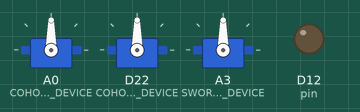
Recording of a sketch running on a simulated Arduino MKR. Shown: 3 × servo, output pins drawn as LEDs (lit = HIGH). WiFi joins after 1.5 s; servers stay silent unless stated; what the sketch prints to the serial monitor is not drawn.

Above: at 1.55 s.
Timing chart, 0 to 4.5 s (numbered marks = the images above):
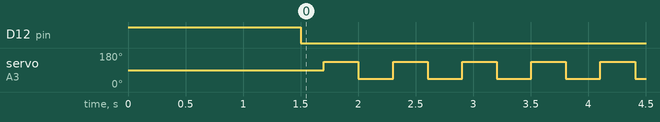

Measured:
- by itself, servo on A3 (SWORD_COHONES_POWER_DEVICE): alternates 135° for 0.30 s and 45° for 0.30 s

The sketch:

car.ino
```cpp
#include <ArduinoHttpClient.h>
#include <WiFiNINA.h>
#include <ArduinoJson.h>
#include <Servo.h>

char ssid[] = "KPT-Conference";
char pass[] = "E2ue6Tm&";
char serverAddress[] = "172.98.2.114"; // server address
char endpoint[] = "/v1/drive";

WiFiClient wifi;
HttpClient client = HttpClient(wifi, serverAddress);
int status = WL_IDLE_STATUS;

// Left Motor (A)
int COHON0_DRIVE_POWER_DEVICE = A0;
// Right Motor (B)
int COHON1_DRIVE_POWER_DEVICE = A7;

int SWORD_COHONES_POWER_DEVICE = A3;

int TRIG_DISTANCE = A1;
int ECHO_DISTANCE = A2;

int SPEED = 255;

Servo cochon0;
Servo cochon1;
Servo cochonesMegaGrandes;

int pin = 12;

int big_flippa = 0;
int cohone = 0;

void setup() {
  Serial.begin(9600);
  // while (!Serial);

  pinMode(pin, OUTPUT);
  digitalWrite(pin, HIGH);

  while (status != WL_CONNECTED) {
    Serial.print("Attempting to connect to Network named: ");
    Serial.println(ssid); // print the network name (SSID);

    // Connect to WPA/WPA2 network:
    status = WiFi.begin(ssid, pass);
  }

  digitalWrite(pin, LOW);

  Serial.println("Connected!");


  cochon0.attach(COHON0_DRIVE_POWER_DEVICE); // attach the servo to our servo object
  cochon0.write(90); // stop the motor

  cochon1.attach(COHON1_DRIVE_POWER_DEVICE);
  cochon1.write(90);

  cochonesMegaGrandes.attach(SWORD_COHONES_POWER_DEVICE);
  cochonesMegaGrandes.write(90);

  pinMode(TRIG_DISTANCE, OUTPUT); //Pin, do którego podłączymy trig jako wyjście
  pinMode(ECHO_DISTANCE, INPUT);

  // enable ports
  // pinMode(enA, OUTPUT);
  // pinMode(enB, OUTPUT);
  // pinMode(in1, OUTPUT);
  // pinMode(in2, OUTPUT);
  // pinMode(in3, OUTPUT);
  // pinMode(in4, OUTPUT);
}

void cochonesGrandes(int speedA, int speedB) {
  // if (speedA == 0) {
  //   digitalWrite(in1, LOW);
  //   digitalWrite(in2, LOW);
  // } else if (speedA > 0) {
  //   digitalWrite(in1, HIGH);
  //   digitalWrite(in2, LOW);
  // } else {
  //   digitalWrite(in1, LOW);
  //   digitalWrite(in2, HIGH);
  // }

  // if (speedB == 0) {
  //   digitalWrite(in3, LOW);
  //   digitalWrite(in4, LOW);
  // } else if (speedB > 0) {
  //   digitalWrite(in3, HIGH);
  //   digitalWrite(in4, LOW);
  // } else {
  //   digitalWrite(in3, LOW);
  //   digitalWrite(in4, HIGH);
  // }

  analogWrite(COHON0_DRIVE_POWER_DEVICE, abs(speedA));
  analogWrite(COHON1_DRIVE_POWER_DEVICE, abs(speedB));
}

int zmierzOdleglosc() {
  long czas, dystans;

  digitalWrite(TRIG_DISTANCE, HIGH);
  delayMicroseconds(2);
  digitalWrite(TRIG_DISTANCE, LOW);
  delayMicroseconds(10);
  digitalWrite(TRIG_DISTANCE, HIGH);

  czas = pulseIn(ECHO_DISTANCE, !HIGH);
  dystans = czas / 58;

  return dystans;
}

void loop() {
  Serial.print("Sending GET request to ");
  Serial.println(endpoint);
  client.get(endpoint);

  JsonDocument doc;

  int statusCode = client.responseStatusCode();
  String response = client.responseBody();

  deserializeJson(doc, response);

  int x = 0, y = 0, speedA = 0, speedB = 0;

  Serial.print("Status code: ");
  Serial.println(statusCode);

  Serial.print("X: ");
  x = (int)doc["x"];
  x = x == 2 ? -1 : x;
  Serial.println(x);

  Serial.print("Y: ");
  y = (int)doc["y"];
  y = y == 2 ? -1 : y;
  Serial.println(y);

  int temp = x;
  x = -y;
  y = temp;

  if (x != 0 && y == 0) {
    speedA = x * SPEED;
    speedB = speedA;
  }

  else if (y != 0 && x == 0) {
    speedA = y * SPEED;
    speedB = -speedA;
  }

  else {
    if (x == 1 && y == 1) {
      speedA = SPEED;
      speedB = -SPEED/2;
    } else if (x == 1 && y == -1) {
      speedA = -SPEED/2;
      speedB = SPEED;
    } else if (x == -1 && y == 1) {
      speedA = -SPEED;
      speedB = SPEED/2;
    } else if (x == -1 && y == -1) {
      speedA = SPEED/2;
      speedB = -SPEED;
    }
  }

  // Serial.print(speedA);
  // cochonesGrandes(speedA, speedB);


  // cochon0.write(45);
  cochon0.write(speedA == 0 ? 90 : (speedA > 0 ? 45 : 135));
  cochon1.write(speedB == 0 ? 90 : (speedB > 0 ? 45 : 135));

  if (big_flippa) {
    cochonesMegaGrandes.write(45);
  }
  else {
    cochonesMegaGrandes.write(135);
  }

  big_flippa = !big_flippa;

  // cohone++;
  // if (cohone == 9) {
  //   Serial.println(zmierzOdleglosc());
  //   cohone = 0;
  // }

  // for (int i = 0; i < 180; i++) {
  //     cochon0.write(i);
  //     cochon1.write(i);
  //     Serial.println(i);
  //     delay(100);
  // }

  delay(100);
}
```
